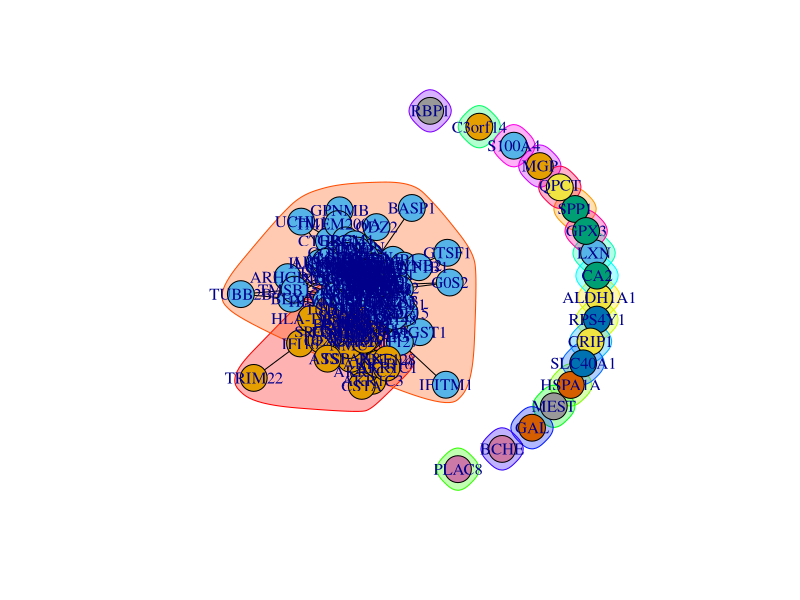
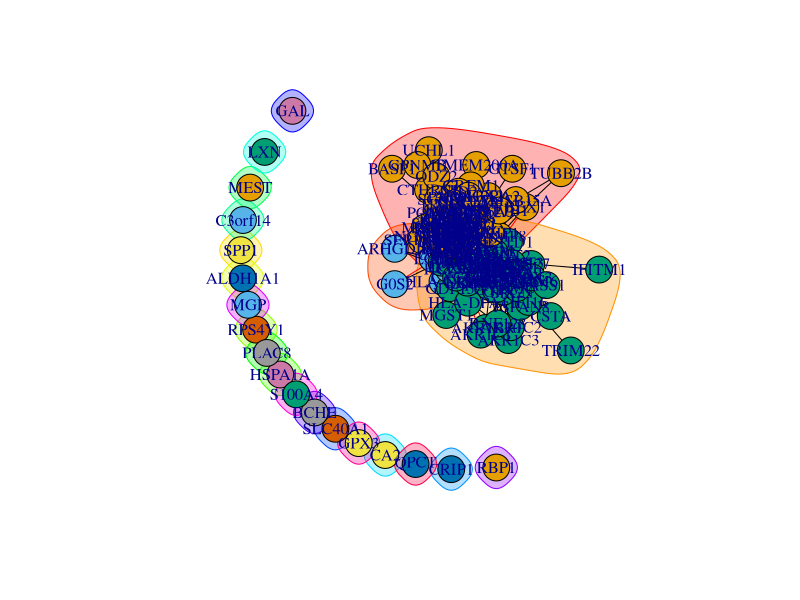

Generate these figures, in order, with R:
## ---- chunk 1
library(igraph)
library(readxl)
library(dplyr)
## ---- chunk 2
#Cargo datos
aristas <- read_excel("./Dataset1.xlsx", 
                    sheet = "WeigthedNetwork")
nodos <- read_excel("./Dataset1.xlsx", 
                    sheet = "NetworkNodes")
#Construyo el grafo
grafo_origen <- 
  graph_from_data_frame(d = aristas, vertices = nodos,  directed=F)

#Podo cogiendo como umbral 0.4
grafo <- delete_edges(grafo_origen, E(grafo_origen)[PESO<0.4])
## ---- chunk 3
set.seed(55)
inicio<-sample(c(0:176), size = 177, replace = TRUE)
## ---- chunk 4
clp <- cluster_label_prop(grafo, initial = inicio)
plot(clp, grafo)
## ---- chunk 5
table(clp$membership)
## ---- chunk 6
comunidad <- clp$membership
miembros <- data.frame(nodos, comunidad)
miembros[order(-comunidad),]

c2 <- filter(miembros, comunidad == 2)
#c2$NODOS
c1 <- filter(miembros, comunidad == 1)
c1$NODOS
## ---- chunk 7
deg <- degree(grafo, mode = "all")
degdf <- data.frame(nodos, deg)
juntos <-merge(x=degdf, miembros, by= "NODOS")
c1 <- filter(juntos, comunidad == 1)
c2 <- filter(juntos, comunidad == 2)
c1[order(-c1$deg),]
c2[order(-c2$deg),]
## ---- chunk 8
cent_eing <- centr_eigen(grafo, directed = F, normalized = T)
eigencen <- data.frame(nodos, cent_eing$vector)
juntos <-merge(x=eigencen, miembros, by= "NODOS")
c1 <- filter(juntos, comunidad == 1)
c2 <- filter(juntos, comunidad == 2)
c1[order(-c1$cent_eing.vector),]
c2[order(-c2$cent_eing.vector),]
## ---- chunk 9
cent_clo <-centr_clo(grafo, mode = "all", normalized = T)
clossenes <- data.frame(nodos, cent_clo$res)
juntos <-merge(x=clossenes, miembros, by= "NODOS")
c1 <- filter(juntos, comunidad == 1)
c2 <- filter(juntos, comunidad == 2)
c1[order(-c1$cent_clo.res),]
c2[order(-c2$cent_clo.res),]
## ---- chunk 10
bet <- betweenness(grafo, directed = F)
betdf <- data.frame(nodos, bet)
juntos <-merge(x=betdf, miembros, by= "NODOS")
c1 <- filter(juntos, comunidad == 1)
c2 <- filter(juntos, comunidad == 2)
c1[order(-c1$bet),]
c2[order(-c2$bet),]
## ---- chunk 11
cfg <- cluster_fast_greedy(grafo)
plot(cfg, grafo)
## ---- chunk 12
table(cfg$membership)
## ---- chunk 13
comunidad <- cfg$membership
miembros <- data.frame(nodos, comunidad)
miembros[order(-comunidad),]

c3 <- filter(miembros, comunidad == 3)
#c3$NODOS
c2 <- filter(miembros, comunidad == 2)
#c2$NODOS
c1 <- filter(miembros, comunidad == 1)
#c1$NODOS

## ---- chunk 14
write.csv(miembros, file="comunidades.txt")
## ---- chunk 15
deg <- degree(grafo, mode = "all")
degdf <- data.frame(nodos, deg)
juntos <-merge(x=degdf, miembros, by= "NODOS")
c1 <- filter(juntos, comunidad == 1)
c2 <- filter(juntos, comunidad == 2)
c3 <- filter(juntos, comunidad == 3)
c1[order(-c1$deg),]
c2[order(-c2$deg),]
c3[order(-c3$deg),]
## ---- chunk 16
cent_eing <- centr_eigen(grafo, directed = F, normalized = T)
eigencen <- data.frame(nodos, cent_eing$vector)
juntos <-merge(x=eigencen, miembros, by= "NODOS")
c1 <- filter(juntos, comunidad == 1)
c2 <- filter(juntos, comunidad == 2)
c3 <- filter(juntos, comunidad == 3)
c1[order(-c1$cent_eing.vector),]
c2[order(-c2$cent_eing.vector),]
c3[order(-c3$cent_eing.vector),]
## ---- chunk 17
cent_clo <-centr_clo(grafo, mode = "all", normalized = T)
clossenes <- data.frame(nodos, cent_clo$res)
juntos <-merge(x=clossenes, miembros, by= "NODOS")
c1 <- filter(juntos, comunidad == 1)
c2 <- filter(juntos, comunidad == 2)
c3 <- filter(juntos, comunidad == 3)
c1[order(-c1$cent_clo.res),]
c2[order(-c2$cent_clo.res),]
c3[order(-c3$cent_clo.res),]
## ---- chunk 18
bet <- betweenness(grafo, directed = F)
betdf <- data.frame(nodos, bet)
juntos <-merge(x=betdf, miembros, by= "NODOS")
c1 <- filter(juntos, comunidad == 1)
c2 <- filter(juntos, comunidad == 2)
c3 <- filter(juntos, comunidad == 3)
c1[order(-c1$bet),]
c2[order(-c2$bet),]
c3[order(-c3$bet),]
## ---- chunk 19


